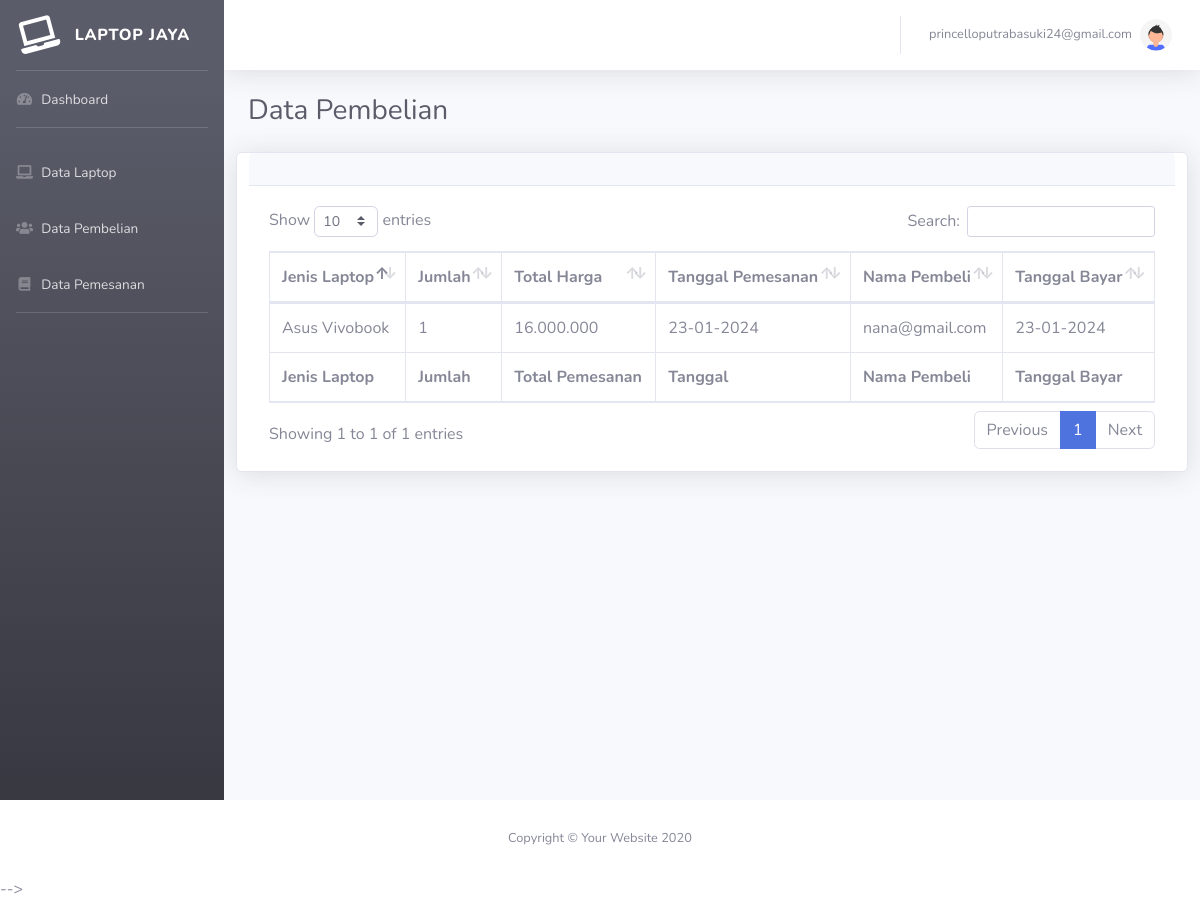
Screenshot of /pembelian/pembelian.php (signed in) with the database file from the repository.
### tables this page shows
CREATE TABLE `pembelian` (
  `id_pembelian` int(11) NOT NULL,
  `email_user` varchar(50) NOT NULL,
  `id_pemesanan` int(11) NOT NULL,
  `tgl_bayar` varchar(15) NOT NULL
);

CREATE TABLE `laptop` (
  `id_laptop` int(11) NOT NULL,
  `jenis_laptop` varchar(100) NOT NULL,
  `harga` varchar(40) NOT NULL,
  `spesifikasi` varchar(500) NOT NULL,
  `gambar` varchar(70) NOT NULL,
  `stok` int(12) NOT NULL
);

CREATE TABLE `pemesanan` (
  `id_pemesanan` int(11) NOT NULL,
  `id_laptop` int(11) NOT NULL,
  `total_harga` varchar(30) NOT NULL,
  `jumlah` int(11) NOT NULL,
  `tanggal` varchar(40) NOT NULL,
  `nama_pembeli` varchar(70) NOT NULL,
  `status` int(2) NOT NULL
);

### koneksi.php (called while the page is built, shortened)
<?php
class database {
    function __construct()
    {
       return $this->con = mysqli_connect("localhost", "root", "", "jual_laptop");
    }
}
?>

### class_controller.php (called while the page is built, shortened)
<?php
require "koneksi.php";
class laptop extends database {
    function getpembelian(){
        $qry = mysqli_query($this->con, "SELECT * FROM pembelian
                             JOIN pemesanan ON pembelian.id_pemesanan = pemesanan.id_pemesanan
                             INNER JOIN laptop ON pemesanan.id_laptop = laptop.id_laptop;");
        return $qry;
    }
}
?>

### pembelian/pembelian.php (the view, shortened to what this page needs)
<?php
require '../asset/headeradmin.php';
require '../asset/sidebaradmin.php';
require '../asset/topbar.php';
include '../class_controller.php';
$pembelian = new laptop();
$datas = $pembelian->getpembelian();
 ?>
<div class="container-fluid">
    <h1 class="h3 mb-4 text-gray-800">Data Pembelian</h1>
    <div class="row">
                    <div class="card shadow mb-4 col-md-12">
                        <div class="card-header py-3">
                        </div>
                        <div class="card-body">
                            <div class="table-responsive">
                                <table class="table table-bordered" id="dataTable" width="100%" cellspacing="0">
                                    <thead>
                                        <tr>
                                            <th>Jenis Laptop</th>
                                            <th>Jumlah</th>
                                            <th>Total Harga</th>
                                            <th>Tanggal Pemesanan</th>
                                            <th>Nama Pembeli</th>
                                            <th>Tanggal Bayar</th>
                                        </tr>
                                    </thead>
                                    <tfoot>
                                        <tr>
                                            <th>Jenis Laptop</th>
                                            <th>Jumlah</th>
                                            <th>Total Pemesanan</th>
                                            <th>Tanggal</th>
                                            <th>Nama Pembeli</th>
                                            <th>Tanggal Bayar</th>
                                        </tr>
                                    </tfoot>
                                    <tbody>
                                        <?php while($row = mysqli_fetch_assoc($datas)): ?>
                                            <tr>
                                                <td><?= $row['jenis_laptop'] ; ?></td>
                                                <td><?= $row['jumlah'] ; ?></td>
                                                <td><?= $row['total_harga'] ; ?></td>
                                                <td><?= $row['tanggal'] ; ?></td>
                                                <td><?= $row['nama_pembeli'] ; ?></td>
                                                <td><?= $row['tgl_bayar'] ; ?></td>
                                            </tr>
                                        <?php endwhile ; ?>
                                    </tbody>
                                </table>
                            </div>
                        </div>
                    </div>
                    </div>
</div>
</div>
<?php
require '../asset/footeradmin.php';?>

### rows the page displays
pembelian: laptop.jenis_laptop "Asus Vivobook", id_pemesanan.jumlah "1", id_pemesanan.total_harga "16.000.000", id_pemesanan.tanggal "23-01-2024", id_pemesanan.nama_pembeli "nana@gmail.com", tgl_bayar "23-01-2024"

### other values shown
$_SESSION['email'] "princelloputrabasuki24@gmail.com"
